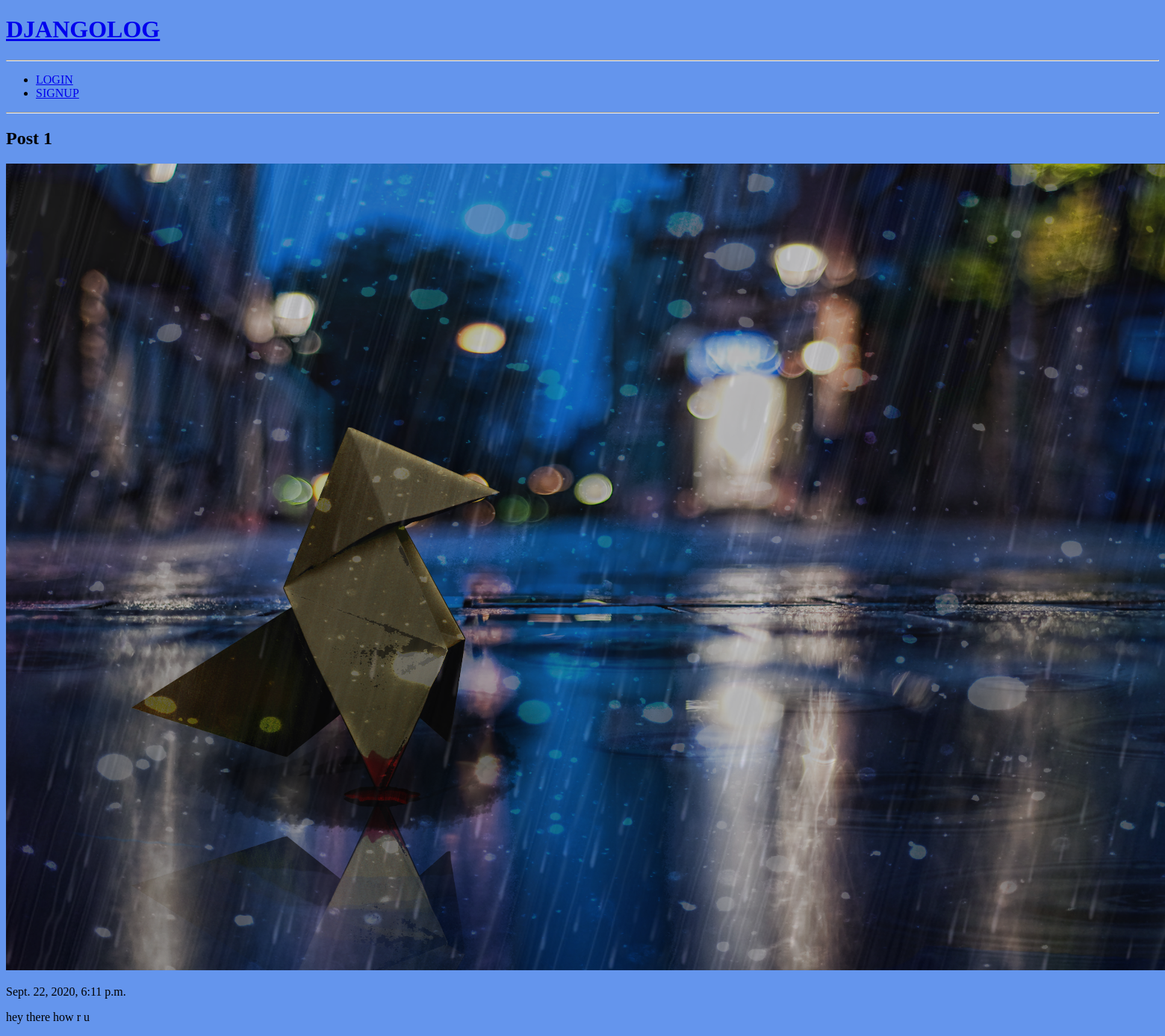
Before: /articles/post-1 with the older database file.
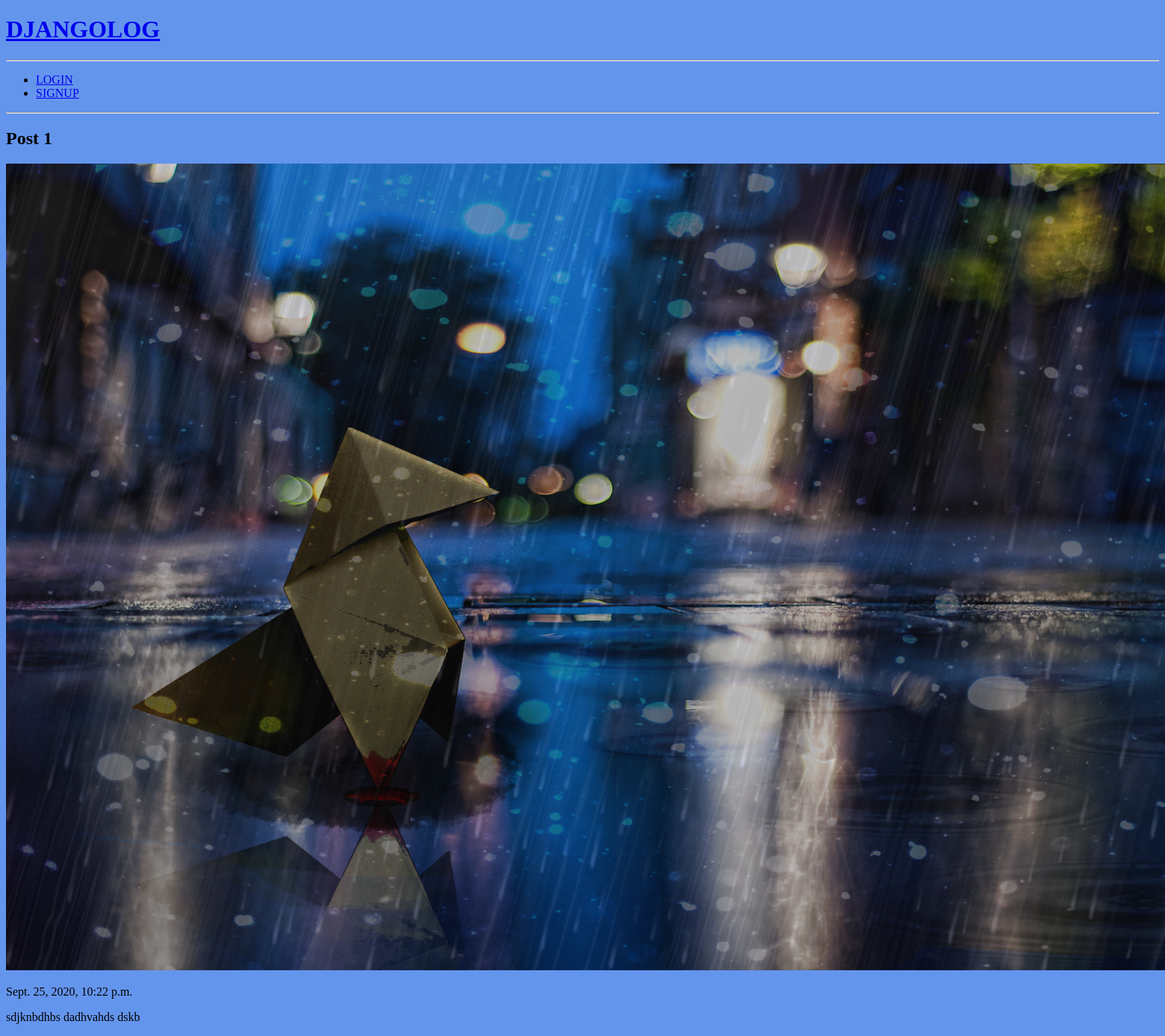
After: the same page with the newer database file.
### articles/models.py (models this page shows, shortened)
class Article(models.Model):
    title = models.CharField(max_length = 100)
    slug = models.SlugField(default='slug')
    body = models.TextField()
    date = models.DateTimeField(auto_now_add = True)
    thumb = models.ImageField(default='default.png', blank=True)
    author = models.ForeignKey(User, on_delete=models.CASCADE, default=None)

### articles/views.py (the view)
# urls.py: path('<slug:slug>', views.article_detail, name='detail'),
def article_detail(request, slug):
    article = Article.objects.get(slug=slug)
    return render(request, 'articles/article_detail.html', { 'article': article })

### articles/templates/articles/article_detail.html
{% extends 'base.html' %}
{% block content %}
    <div id="article-detail">
        <div id="detail">
            <h2>{{ article.title }}</h2>
            <img src="{{ article.thumb.url }}"/>
            <p>{{ article.date }}</p>
            <p>{{ article.body }}</p>
        </div>
    </div>
{% endblock %}

Changed rows visible on the page:
changed Article "Post 1": date "Sept. 22, 2020, 6:11 p.m." → "Sept. 25, 2020, 10:22 p.m."; body "hey there how r u" → "sdjknbdhbs dadhvahds dskb"
